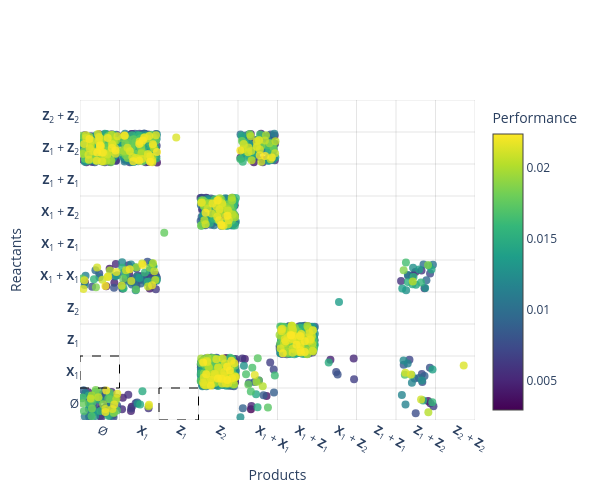

Notebook code cell kept with this figure:
### Code cell
# Plot the reactant-product scatter for the top unfiltered IOCRNs
plot_reactant_product_scatter(
    all_iocrns_sorted[0:n_unfiltered],
    perf=rewards_sorted[0:n_unfiltered],
    species_labels=species_labels,
    max_order= mak_order,
    num_reactions_template=num_reactions_template,
    title="",
    cmap_name="viridis",
    max_ticks=20,
    figsize=(6, 5),
    jitter_scale=0.45,
    use_plotly=True  # <--- ENABLE INTERACTIVE PLOTTING WITH PLOTLY
)

### Figure 1 — Plotly figure (JSON) as saved in the notebook; plotly's stock layout.template omitted (floating-point values rounded to 4 significant figures; data arrays with more than 128 entries replaced by an {"elided": "..."} marker saying what was removed)
{"data": [{"hovertemplate": "%{text}<extra></extra>", "marker": {"color": {"elided": "2000 float values"}, "colorbar": {"title": {"text": "Performance"}}, "colorscale": [[0, "#440154"], [0.1111, "#482878"], [0.2222, "#3e4989"], [0.3333, "#31688e"], [0.4444, "#26828e"], [0.5556, "#1f9e89"], [0.6667, "#35b779"], [0.7778, "#6ece58"], [0.8889, "#b5de2b"], [1, "#fde725"]], "opacity": 0.8, "showscale": true, "size": 8}, "mode": "markers", "text": {"elided": "2000 str values"}, "type": "scatter", "x": {"elided": "2000 float values"}, "y": {"elided": "2000 float values"}}], "layout": {"height": 500, "hoverlabel": {"align": "left"}, "plot_bgcolor": "white", "shapes": [{"fillcolor": "rgba(0,0,0,0)", "layer": "above", "line": {"color": "black", "dash": "dash", "width": 1}, "type": "rect", "x0": -0.5, "x1": 0.5, "y0": 0.5, "y1": 1.5}, {"fillcolor": "rgba(0,0,0,0)", "layer": "above", "line": {"color": "black", "dash": "dash", "width": 1}, "type": "rect", "x0": 1.5, "x1": 2.5, "y0": -0.5, "y1": 0.5}, {"layer": "below", "line": {"color": "rgba(0,0,0,0.1)", "width": 1}, "type": "line", "x0": -0.5, "x1": -0.5, "y0": -0.5, "y1": 9.5}, {"layer": "below", "line": {"color": "rgba(0,0,0,0.1)", "width": 1}, "type": "line", "x0": 0.5, "x1": 0.5, "y0": -0.5, "y1": 9.5}, {"layer": "below", "line": {"color": "rgba(0,0,0,0.1)", "width": 1}, "type": "line", "x0": 1.5, "x1": 1.5, "y0": -0.5, "y1": 9.5}, {"layer": "below", "line": {"color": "rgba(0,0,0,0.1)", "width": 1}, "type": "line", "x0": 2.5, "x1": 2.5, "y0": -0.5, "y1": 9.5}, {"layer": "below", "line": {"color": "rgba(0,0,0,0.1)", "width": 1}, "type": "line", "x0": 3.5, "x1": 3.5, "y0": -0.5, "y1": 9.5}, {"layer": "below", "line": {"color": "rgba(0,0,0,0.1)", "width": 1}, "type": "line", "x0": 4.5, "x1": 4.5, "y0": -0.5, "y1": 9.5}, {"layer": "below", "line": {"color": "rgba(0,0,0,0.1)", "width": 1}, "type": "line", "x0": 5.5, "x1": 5.5, "y0": -0.5, "y1": 9.5}, {"layer": "below", "line": {"color": "rgba(0,0,0,0.1)", "width": 1}, "type": "line", "x0": 6.5, "x1": 6.5, "y0": -0.5, "y1": 9.5}, {"layer": "below", "line": {"color": "rgba(0,0,0,0.1)", "width": 1}, "type": "line", "x0": 7.5, "x1": 7.5, "y0": -0.5, "y1": 9.5}, {"layer": "below", "line": {"color": "rgba(0,0,0,0.1)", "width": 1}, "type": "line", "x0": 8.5, "x1": 8.5, "y0": -0.5, "y1": 9.5}, {"layer": "below", "line": {"color": "rgba(0,0,0,0.1)", "width": 1}, "type": "line", "x0": 9.5, "x1": 9.5, "y0": -0.5, "y1": 9.5}, {"layer": "below", "line": {"color": "rgba(0,0,0,0.1)", "width": 1}, "type": "line", "x0": -0.5, "x1": 9.5, "y0": -0.5, "y1": -0.5}, {"layer": "below", "line": {"color": "rgba(0,0,0,0.1)", "width": 1}, "type": "line", "x0": -0.5, "x1": 9.5, "y0": 0.5, "y1": 0.5}, {"layer": "below", "line": {"color": "rgba(0,0,0,0.1)", "width": 1}, "type": "line", "x0": -0.5, "x1": 9.5, "y0": 1.5, "y1": 1.5}, {"layer": "below", "line": {"color": "rgba(0,0,0,0.1)", "width": 1}, "type": "line", "x0": -0.5, "x1": 9.5, "y0": 2.5, "y1": 2.5}, {"layer": "below", "line": {"color": "rgba(0,0,0,0.1)", "width": 1}, "type": "line", "x0": -0.5, "x1": 9.5, "y0": 3.5, "y1": 3.5}, {"layer": "below", "line": {"color": "rgba(0,0,0,0.1)", "width": 1}, "type": "line", "x0": -0.5, "x1": 9.5, "y0": 4.5, "y1": 4.5}, {"layer": "below", "line": {"color": "rgba(0,0,0,0.1)", "width": 1}, "type": "line", "x0": -0.5, "x1": 9.5, "y0": 5.5, "y1": 5.5}, {"layer": "below", "line": {"color": "rgba(0,0,0,0.1)", "width": 1}, "type": "line", "x0": -0.5, "x1": 9.5, "y0": 6.5, "y1": 6.5}, {"layer": "below", "line": {"color": "rgba(0,0,0,0.1)", "width": 1}, "type": "line", "x0": -0.5, "x1": 9.5, "y0": 7.5, "y1": 7.5}, {"layer": "below", "line": {"color": "rgba(0,0,0,0.1)", "width": 1}, "type": "line", "x0": -0.5, "x1": 9.5, "y0": 8.5, "y1": 8.5}, {"layer": "below", "line": {"color": "rgba(0,0,0,0.1)", "width": 1}, "type": "line", "x0": -0.5, "x1": 9.5, "y0": 9.5, "y1": 9.5}], "title": {"text": ""}, "width": 600, "xaxis": {"range": [-0.5, 9.5], "showgrid": false, "tickmode": "array", "ticktext": ["Ø", "<b>X</b><sub>1</sub>", "<b>Z</b><sub>1</sub>", "<b>Z</b><sub>2</sub>", "<b>X</b><sub>1</sub> + <b>X</b><sub>1</sub>", "<b>X</b><sub>1</sub> + <b>Z</b><sub>1</sub>", "<b>X</b><sub>1</sub> + <b>Z</b><sub>2</sub>", "<b>Z</b><sub>1</sub> + <b>Z</b><sub>1</sub>", "<b>Z</b><sub>1</sub> + <b>Z</b><sub>2</sub>", "<b>Z</b><sub>2</sub> + <b>Z</b><sub>2</sub>"], "tickvals": [0, 1, 2, 3, 4, 5, 6, 7, 8, 9], "title": {"text": "Products"}, "zeroline": false}, "yaxis": {"range": [-0.5, 9.5], "showgrid": false, "tickmode": "array", "ticktext": ["Ø", "<b>X</b><sub>1</sub>", "<b>Z</b><sub>1</sub>", "<b>Z</b><sub>2</sub>", "<b>X</b><sub>1</sub> + <b>X</b><sub>1</sub>", "<b>X</b><sub>1</sub> + <b>Z</b><sub>1</sub>", "<b>X</b><sub>1</sub> + <b>Z</b><sub>2</sub>", "<b>Z</b><sub>1</sub> + <b>Z</b><sub>1</sub>", "<b>Z</b><sub>1</sub> + <b>Z</b><sub>2</sub>", "<b>Z</b><sub>2</sub> + <b>Z</b><sub>2</sub>"], "tickvals": [0, 1, 2, 3, 4, 5, 6, 7, 8, 9], "title": {"text": "Reactants"}, "zeroline": false}}}
